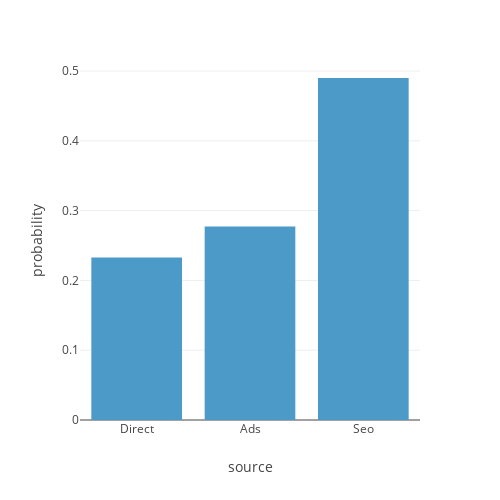

Write notebook code for a chart like this one.
### Code cell
px.histogram(data_sample, 'source', histnorm = 'probability', height=500, width = 500)

### Figure 1 — Plotly figure (JSON) as saved in the notebook; plotly's stock layout.template omitted (floating-point values rounded to 4 significant figures; data arrays with more than 128 entries replaced by an {"elided": "..."} marker saying what was removed)
{"data": [{"alignmentgroup": "True", "bingroup": "x", "histnorm": "probability", "hovertemplate": "source=%{x}<br>probability=%{y}<extra></extra>", "legendgroup": "", "marker": {"color": "#4B9AC7", "pattern": {"shape": ""}}, "name": "", "offsetgroup": "", "orientation": "v", "showlegend": false, "type": "histogram", "x": {"elided": "10000 str values"}, "xaxis": "x", "yaxis": "y"}], "layout": {"barmode": "relative", "height": 500, "legend": {"tracegroupgap": 0}, "margin": {"t": 60}, "width": 500, "xaxis": {"anchor": "y", "domain": [0, 1], "title": {"text": "source"}}, "yaxis": {"anchor": "x", "domain": [0, 1], "title": {"text": "probability"}}}}
